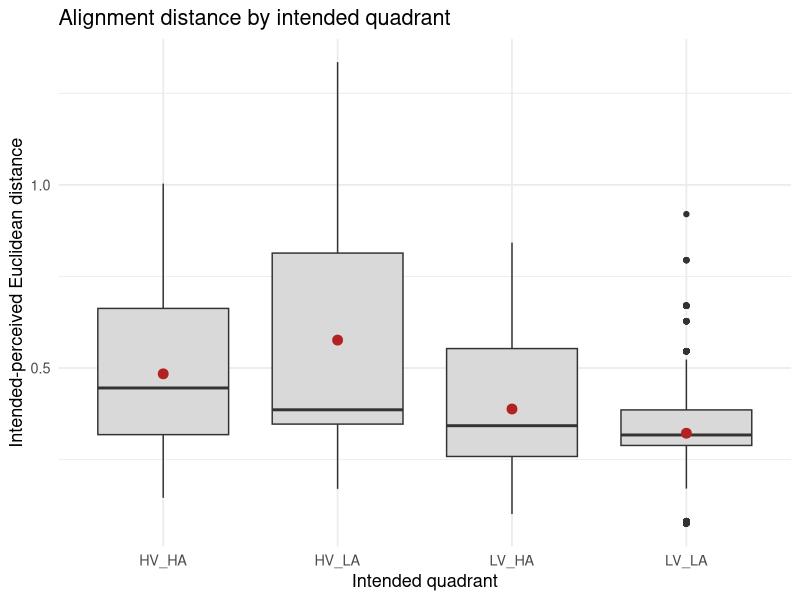
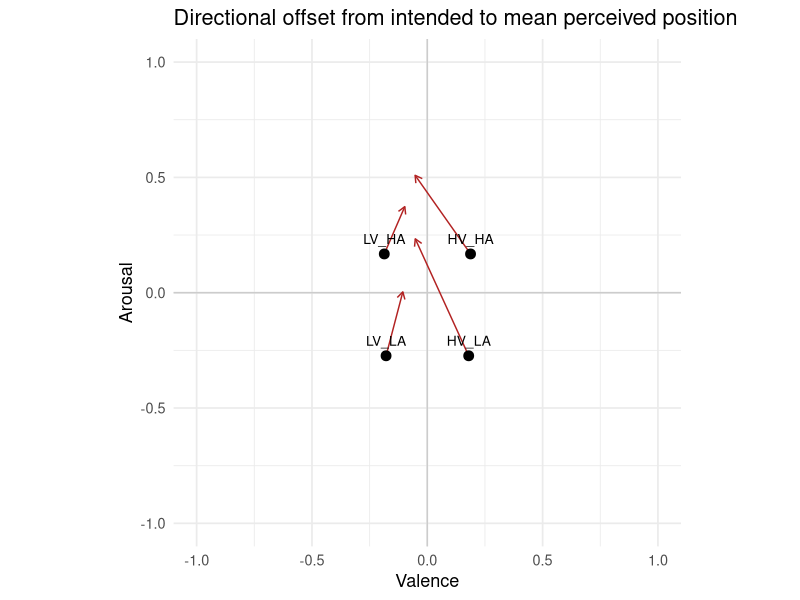

Recreate these plots in R, in order. (Note: this script raises an error after producing the figures.)
# H3 - AUDIENCE alignment: does intended-perceived DISTANCE differ across OCEAN personas?
#   Intended VA <-> persona-perceived VA, using OPTIMISED logos.
#
#   Primary:
#     distance ~ OCEAN + (1|persona_id) + (1|brief/run)
#
#   Omnibus H3 test:
#     compares the full OCEAN model with an identical model containing no OCEAN traits.
#
#   Descriptive diagnostics:
#     quadrant differences show where alignment is stronger or weaker;
#     valence and arousal offsets show the direction of misalignment.
#
#   The optimised-vs-non-optimised audience comparison is NOT part of H3.
#   Stimulus-side optimisation is assessed by H1 using independent Estimator B.
#
#   Run:
#     Rscript analysis/stage6_h3_alignment.R

library(lme4)
library(lmerTest)
library(ggplot2)
library(dplyr)


# -------------------------------------------------------------------------
# Output directory
# -------------------------------------------------------------------------

OUT <- "analysis/h3"
dir.create(OUT, recursive = TRUE, showWarnings = FALSE)


# -------------------------------------------------------------------------
# Load and prepare data
# -------------------------------------------------------------------------

d <- read.csv(
  "data/audience/responses.csv",
  stringsAsFactors = FALSE
)

traits <- c(
  "openness",
  "conscientiousness",
  "extraversion",
  "agreeableness",
  "neuroticism"
)

# Primary H3 uses OCEAN personas and optimised sonic logos only.
oc <- d %>%
  filter(
    agent_kind == "ocean",
    condition == "optimised"
  ) %>%
  mutate(
    # Euclidean distance between intended and perceived VA positions
    dist = sqrt(
      (perceived_v - target_v)^2 +
      (perceived_a - target_a)^2
    ),

    # Separate differences show the direction of misalignment
    off_v = perceived_v - target_v,
    off_a = perceived_a - target_a,

    # Intended VA quadrant
    quadrant = paste0(
      ifelse(target_v >= 0, "H", "L"),
      "V_",
      ifelse(target_a >= 0, "H", "L"),
      "A"
    ),

    # Extract generation-run number from the stimulus filename
    run = sub(
      ".*_run([0-9]+)_.*",
      "\\1",
      stimulus_file
    )
  )

# Set low as the reference level for every OCEAN trait
for (trait in traits) {
  oc[[trait]] <- relevel(
    factor(oc[[trait]]),
    ref = "low"
  )
}

oc$quadrant <- relevel(
  factor(oc$quadrant),
  ref = "HV_HA"
)

oc$persona_id <- factor(oc$persona_id)
oc$brief <- factor(oc$brief)
oc$run <- factor(oc$run)


# -------------------------------------------------------------------------
# Results output
# -------------------------------------------------------------------------

sink(
  file.path(OUT, "h3_results.txt"),
  split = TRUE
)

cat(
  "========== PRIMARY H3: ALIGNMENT DISTANCE ACROSS OCEAN PERSONAS ==========\n"
)

cat(
  "Model: distance ~ OCEAN traits + (1|persona_id) + (1|brief/run)\n\n"
)

cat(
  "Quadrant is not a primary H3 factor. It is reported descriptively below.\n\n"
)


# -------------------------------------------------------------------------
# Primary H3 model
# -------------------------------------------------------------------------

m <- lmer(
  dist ~
    openness +
    conscientiousness +
    extraversion +
    agreeableness +
    neuroticism +
    (1 | persona_id) +
    (1 | brief/run),
  data = oc
)

cat("---------- FIXED-EFFECT ESTIMATES ----------\n")
print(summary(m)$coefficients)

cat(
  "\nSingular fit:",
  isSingular(m),
  "\n"
)


# -------------------------------------------------------------------------
# Singularity fallback
# -------------------------------------------------------------------------

if (isSingular(m)) {

  cat(
    "\nThe brief/run model was singular.\n",
    "Refitting with persona and brief random intercepts.\n\n"
  )

  m <- lmer(
    dist ~
      openness +
      conscientiousness +
      extraversion +
      agreeableness +
      neuroticism +
      (1 | persona_id) +
      (1 | brief),
    data = oc
  )

  cat("---------- REFITTED FIXED-EFFECT ESTIMATES ----------\n")
  print(summary(m)$coefficients)

  cat(
    "\nSingular fit after refitting:",
    isSingular(m),
    "\n"
  )
}


# -------------------------------------------------------------------------
# Omnibus H3 likelihood-ratio test
# -------------------------------------------------------------------------

cat(
  "\n========== OMNIBUS H3 TEST: OCEAN TRAITS JOINTLY ==========\n"
)

# Likelihood-ratio tests must compare models fitted using maximum likelihood
m_full <- update(
  m,
  REML = FALSE
)

# Same random-effects structure, but no OCEAN predictors
m_null <- update(
  m_full,
  . ~ . -
    openness -
    conscientiousness -
    extraversion -
    agreeableness -
    neuroticism,
  REML = FALSE
)

h3_omnibus <- anova(
  m_null,
  m_full
)

print(h3_omnibus)

cat(
  "\nThe omnibus test determines whether the five OCEAN traits jointly\n",
  "improve the model of intended-perceived alignment distance.\n"
)


# -------------------------------------------------------------------------
# Descriptive quadrant diagnostic
# -------------------------------------------------------------------------

cat(
  "\n========== DESCRIPTIVE DIAGNOSTIC: ALIGNMENT BY QUADRANT ==========\n"
)

quadrant_summary <- oc %>%
  group_by(quadrant) %>%
  summarise(
    mean_dist = round(mean(dist), 3),
    sd = round(sd(dist), 3),
    n = n(),
    .groups = "drop"
  )

print(quadrant_summary)

cat(
  "\nThese values are descriptive and are not used to test H3.\n"
)


# -------------------------------------------------------------------------
# Descriptive direction-of-misalignment diagnostic
# -------------------------------------------------------------------------

cat(
  "\n========== DESCRIPTIVE DIAGNOSTIC: DIRECTION OF MISALIGNMENT ==========\n"
)

offset_summary <- oc %>%
  group_by(quadrant) %>%
  summarise(
    valence_difference = mean(off_v),
    arousal_difference = mean(off_a),
    .groups = "drop"
  )

for (i in seq_len(nrow(offset_summary))) {

  cat(
    sprintf(
      "%s: valence %+.3f, arousal %+.3f\n",
      offset_summary$quadrant[i],
      offset_summary$valence_difference[i],
      offset_summary$arousal_difference[i]
    )
  )
}

cat(
  "\nPositive valence values mean that personas perceived the logos as more\n",
  "positive than intended. Positive arousal values mean that personas perceived\n",
  "the logos as more energetic than intended.\n"
)

sink()


# -------------------------------------------------------------------------
# Figures
# -------------------------------------------------------------------------

theme_set(
  theme_minimal(base_size = 13)
)


# Figure 1: alignment distance by intended quadrant
p_distance <- ggplot(
  oc,
  aes(
    x = quadrant,
    y = dist
  )
) +
  geom_boxplot(
    fill = "grey85"
  ) +
  stat_summary(
    fun = mean,
    geom = "point",
    colour = "firebrick",
    size = 3
  ) +
  labs(
    title = "Alignment distance by intended quadrant",
    x = "Intended quadrant",
    y = "Intended-perceived Euclidean distance"
  )

ggsave(
  filename = file.path(
    OUT,
    "h3_distance_by_quadrant.png"
  ),
  plot = p_distance,
  width = 8,
  height = 5.5,
  dpi = 300
)


# Figure 2: intended position to mean perceived position
centroids <- oc %>%
  group_by(quadrant) %>%
  summarise(
    intended_v = mean(target_v),
    intended_a = mean(target_a),
    perceived_v = mean(perceived_v),
    perceived_a = mean(perceived_a),
    .groups = "drop"
  )

p_offsets <- ggplot() +
  geom_hline(
    yintercept = 0,
    colour = "grey80"
  ) +
  geom_vline(
    xintercept = 0,
    colour = "grey80"
  ) +
  geom_segment(
    data = centroids,
    aes(
      x = intended_v,
      y = intended_a,
      xend = perceived_v,
      yend = perceived_a
    ),
    arrow = arrow(
      length = unit(0.2, "cm")
    ),
    colour = "firebrick"
  ) +
  geom_point(
    data = centroids,
    aes(
      x = intended_v,
      y = intended_a
    ),
    size = 3
  ) +
  geom_text(
    data = centroids,
    aes(
      x = intended_v,
      y = intended_a,
      label = quadrant
    ),
    vjust = -1,
    size = 3.5
  ) +
  coord_fixed(
    xlim = c(-1, 1),
    ylim = c(-1, 1)
  ) +
  labs(
    title = "Directional offset from intended to mean perceived position",
    x = "Valence",
    y = "Arousal"
  )

ggsave(
  filename = file.path(
    OUT,
    "h3_offset_vectors.png"
  ),
  plot = p_offsets,
  width = 7,
  height = 7,
  dpi = 300
)


cat(
  sprintf(
    "Saved: %s/h3_results.txt and two H3 figures\n",
    OUT
  )
)

# Post-hoc diagnostic: do personality effects vary by intended quadrant?

diagnostic_additive <- lmer(
  distance ~ quadrant +
    openness + conscientiousness + extraversion +
    agreeableness + neuroticism +
    (1 | persona_id) + (1 | stimulus_file),
  data = h3_data,
  REML = FALSE
)

diagnostic_interaction <- lmer(
  distance ~ quadrant *
    (openness + conscientiousness + extraversion +
       agreeableness + neuroticism) +
    (1 | persona_id) + (1 | stimulus_file),
  data = h3_data,
  REML = FALSE
)

# Joint test of all quadrant × OCEAN interactions
anova(diagnostic_additive, diagnostic_interaction)
